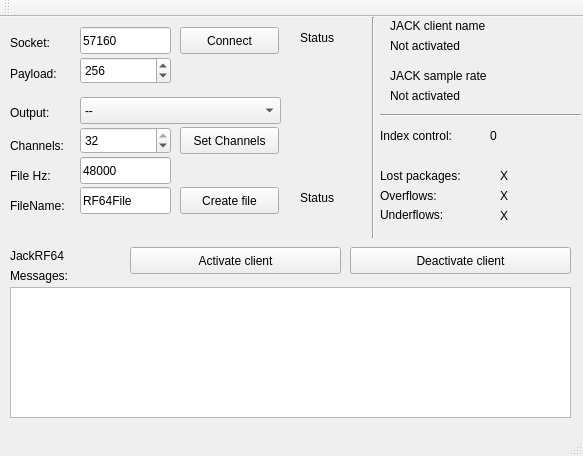
<?xml version="1.0" encoding="UTF-8"?>
<ui version="4.0">
 <class>Window</class>
 <widget class="QMainWindow" name="Window">
  <property name="geometry">
   <rect>
    <x>0</x>
    <y>0</y>
    <width>583</width>
    <height>456</height>
   </rect>
  </property>
  <property name="windowTitle">
   <string>Jack RF64</string>
  </property>
  <widget class="QWidget" name="centralWidget">
   <widget class="QLabel" name="label">
    <property name="geometry">
     <rect>
      <x>10</x>
      <y>10</y>
      <width>101</width>
      <height>31</height>
     </rect>
    </property>
    <property name="text">
     <string>Socket:</string>
    </property>
   </widget>
   <widget class="QLineEdit" name="socketPort">
    <property name="geometry">
     <rect>
      <x>80</x>
      <y>10</y>
      <width>91</width>
      <height>27</height>
     </rect>
    </property>
    <property name="text">
     <string>57160</string>
    </property>
   </widget>
   <widget class="QLabel" name="label_2">
    <property name="geometry">
     <rect>
      <x>390</x>
      <y>50</y>
      <width>131</width>
      <height>17</height>
     </rect>
    </property>
    <property name="text">
     <string>JACK sample rate</string>
    </property>
   </widget>
   <widget class="QLabel" name="label_3">
    <property name="geometry">
     <rect>
      <x>10</x>
      <y>120</y>
      <width>71</width>
      <height>17</height>
     </rect>
    </property>
    <property name="text">
     <string>Channels:</string>
    </property>
   </widget>
   <widget class="QLabel" name="label_4">
    <property name="geometry">
     <rect>
      <x>10</x>
      <y>250</y>
      <width>131</width>
      <height>17</height>
     </rect>
    </property>
    <property name="text">
     <string>Messages:</string>
    </property>
   </widget>
   <widget class="QPushButton" name="connectButton">
    <property name="geometry">
     <rect>
      <x>180</x>
      <y>10</y>
      <width>99</width>
      <height>27</height>
     </rect>
    </property>
    <property name="text">
     <string>Connect</string>
    </property>
   </widget>
   <widget class="QPlainTextEdit" name="messagesPanel">
    <property name="geometry">
     <rect>
      <x>10</x>
      <y>270</y>
      <width>561</width>
      <height>131</height>
     </rect>
    </property>
    <property name="readOnly">
     <bool>true</bool>
    </property>
    <property name="plainText">
     <string/>
    </property>
   </widget>
   <widget class="QLabel" name="labelPort">
    <property name="geometry">
     <rect>
      <x>300</x>
      <y>10</y>
      <width>51</width>
      <height>21</height>
     </rect>
    </property>
    <property name="text">
     <string>Status</string>
    </property>
   </widget>
   <widget class="Line" name="line">
    <property name="geometry">
     <rect>
      <x>363</x>
      <y>0</y>
      <width>20</width>
      <height>221</height>
     </rect>
    </property>
    <property name="orientation">
     <enum>Qt::Vertical</enum>
    </property>
   </widget>
   <widget class="QLabel" name="label_5">
    <property name="geometry">
     <rect>
      <x>10</x>
      <y>180</y>
      <width>67</width>
      <height>17</height>
     </rect>
    </property>
    <property name="text">
     <string>FileName:</string>
    </property>
   </widget>
   <widget class="QLineEdit" name="fileName">
    <property name="geometry">
     <rect>
      <x>80</x>
      <y>170</y>
      <width>91</width>
      <height>27</height>
     </rect>
    </property>
    <property name="text">
     <string>RF64File</string>
    </property>
   </widget>
   <widget class="QLabel" name="label_6">
    <property name="geometry">
     <rect>
      <x>10</x>
      <y>150</y>
      <width>67</width>
      <height>17</height>
     </rect>
    </property>
    <property name="text">
     <string>File Hz:</string>
    </property>
   </widget>
   <widget class="QLineEdit" name="fileSampleRate">
    <property name="geometry">
     <rect>
      <x>80</x>
      <y>140</y>
      <width>91</width>
      <height>27</height>
     </rect>
    </property>
    <property name="text">
     <string>48000</string>
    </property>
   </widget>
   <widget class="QLabel" name="labelFileCreation">
    <property name="geometry">
     <rect>
      <x>300</x>
      <y>170</y>
      <width>51</width>
      <height>21</height>
     </rect>
    </property>
    <property name="text">
     <string>Status</string>
    </property>
   </widget>
   <widget class="QPushButton" name="createButton">
    <property name="geometry">
     <rect>
      <x>180</x>
      <y>170</y>
      <width>99</width>
      <height>27</height>
     </rect>
    </property>
    <property name="text">
     <string>Create file</string>
    </property>
   </widget>
   <widget class="QPushButton" name="activateButton">
    <property name="geometry">
     <rect>
      <x>130</x>
      <y>230</y>
      <width>211</width>
      <height>27</height>
     </rect>
    </property>
    <property name="text">
     <string>Activate client</string>
    </property>
   </widget>
   <widget class="QLabel" name="label_7">
    <property name="geometry">
     <rect>
      <x>390</x>
      <y>0</y>
      <width>131</width>
      <height>17</height>
     </rect>
    </property>
    <property name="text">
     <string>JACK client name</string>
    </property>
   </widget>
   <widget class="QLabel" name="clientName">
    <property name="geometry">
     <rect>
      <x>390</x>
      <y>20</y>
      <width>121</width>
      <height>17</height>
     </rect>
    </property>
    <property name="text">
     <string>Not activated</string>
    </property>
   </widget>
   <widget class="QLabel" name="sampleRate">
    <property name="geometry">
     <rect>
      <x>390</x>
      <y>70</y>
      <width>121</width>
      <height>17</height>
     </rect>
    </property>
    <property name="text">
     <string>Not activated</string>
    </property>
   </widget>
   <widget class="QPushButton" name="deactivateButton">
    <property name="geometry">
     <rect>
      <x>350</x>
      <y>230</y>
      <width>221</width>
      <height>27</height>
     </rect>
    </property>
    <property name="text">
     <string>Deactivate client</string>
    </property>
   </widget>
   <widget class="QLabel" name="label_8">
    <property name="geometry">
     <rect>
      <x>10</x>
      <y>80</y>
      <width>61</width>
      <height>31</height>
     </rect>
    </property>
    <property name="text">
     <string>Output:</string>
    </property>
   </widget>
   <widget class="QComboBox" name="comboBox">
    <property name="geometry">
     <rect>
      <x>80</x>
      <y>80</y>
      <width>201</width>
      <height>27</height>
     </rect>
    </property>
    <property name="currentIndex">
     <number>3</number>
    </property>
    <item>
     <property name="text">
      <string>Loudspeakers</string>
     </property>
    </item>
    <item>
     <property name="text">
      <string>Save to file</string>
     </property>
    </item>
    <item>
     <property name="text">
      <string>Both</string>
     </property>
    </item>
    <item>
     <property name="text">
      <string>--</string>
     </property>
    </item>
   </widget>
   <widget class="QLabel" name="label_9">
    <property name="geometry">
     <rect>
      <x>380</x>
      <y>190</y>
      <width>91</width>
      <height>16</height>
     </rect>
    </property>
    <property name="text">
     <string>Underflows:</string>
    </property>
   </widget>
   <widget class="QLabel" name="label_10">
    <property name="geometry">
     <rect>
      <x>380</x>
      <y>170</y>
      <width>91</width>
      <height>17</height>
     </rect>
    </property>
    <property name="text">
     <string>Overflows:</string>
    </property>
   </widget>
   <widget class="QLabel" name="label_11">
    <property name="geometry">
     <rect>
      <x>380</x>
      <y>150</y>
      <width>101</width>
      <height>17</height>
     </rect>
    </property>
    <property name="text">
     <string>Lost packages:</string>
    </property>
   </widget>
   <widget class="QLabel" name="overflowCounter">
    <property name="geometry">
     <rect>
      <x>500</x>
      <y>170</y>
      <width>67</width>
      <height>17</height>
     </rect>
    </property>
    <property name="text">
     <string>X</string>
    </property>
   </widget>
   <widget class="QLabel" name="LNPCounter">
    <property name="geometry">
     <rect>
      <x>500</x>
      <y>150</y>
      <width>67</width>
      <height>17</height>
     </rect>
    </property>
    <property name="text">
     <string>X</string>
    </property>
   </widget>
   <widget class="QLabel" name="underflowCounter">
    <property name="geometry">
     <rect>
      <x>500</x>
      <y>190</y>
      <width>67</width>
      <height>17</height>
     </rect>
    </property>
    <property name="text">
     <string>X</string>
    </property>
   </widget>
   <widget class="QLabel" name="label_12">
    <property name="geometry">
     <rect>
      <x>10</x>
      <y>46</y>
      <width>61</width>
      <height>21</height>
     </rect>
    </property>
    <property name="text">
     <string>Payload:</string>
    </property>
   </widget>
   <widget class="QSpinBox" name="spinBoxPayload">
    <property name="geometry">
     <rect>
      <x>80</x>
      <y>40</y>
      <width>91</width>
      <height>27</height>
     </rect>
    </property>
    <property name="minimum">
     <number>128</number>
    </property>
    <property name="maximum">
     <number>352</number>
    </property>
    <property name="value">
     <number>256</number>
    </property>
   </widget>
   <widget class="QPushButton" name="createButton_2">
    <property name="geometry">
     <rect>
      <x>180</x>
      <y>110</y>
      <width>99</width>
      <height>27</height>
     </rect>
    </property>
    <property name="text">
     <string>Set Channels</string>
    </property>
   </widget>
   <widget class="QLabel" name="labelIndexControl">
    <property name="geometry">
     <rect>
      <x>490</x>
      <y>110</y>
      <width>91</width>
      <height>17</height>
     </rect>
    </property>
    <property name="text">
     <string>0</string>
    </property>
   </widget>
   <widget class="QLabel" name="label_13">
    <property name="geometry">
     <rect>
      <x>380</x>
      <y>110</y>
      <width>101</width>
      <height>17</height>
     </rect>
    </property>
    <property name="text">
     <string>Index control:</string>
    </property>
   </widget>
   <widget class="Line" name="line_2">
    <property name="geometry">
     <rect>
      <x>380</x>
      <y>90</y>
      <width>201</width>
      <height>16</height>
     </rect>
    </property>
    <property name="orientation">
     <enum>Qt::Horizontal</enum>
    </property>
   </widget>
   <widget class="QLabel" name="label_14">
    <property name="geometry">
     <rect>
      <x>10</x>
      <y>230</y>
      <width>67</width>
      <height>17</height>
     </rect>
    </property>
    <property name="text">
     <string>JackRF64</string>
    </property>
   </widget>
   <widget class="QSpinBox" name="spinBoxChannels">
    <property name="geometry">
     <rect>
      <x>80</x>
      <y>110</y>
      <width>91</width>
      <height>27</height>
     </rect>
    </property>
    <property name="maximum">
     <number>32</number>
    </property>
    <property name="value">
     <number>32</number>
    </property>
   </widget>
  </widget>
  <widget class="QMenuBar" name="menuBar">
   <property name="geometry">
    <rect>
     <x>0</x>
     <y>0</y>
     <width>583</width>
     <height>25</height>
    </rect>
   </property>
  </widget>
  <widget class="QToolBar" name="mainToolBar">
   <attribute name="toolBarArea">
    <enum>TopToolBarArea</enum>
   </attribute>
   <attribute name="toolBarBreak">
    <bool>false</bool>
   </attribute>
  </widget>
  <widget class="QStatusBar" name="statusBar"/>
 </widget>
 <layoutdefault spacing="6" margin="11"/>
 <resources/>
 <connections/>
</ui>
